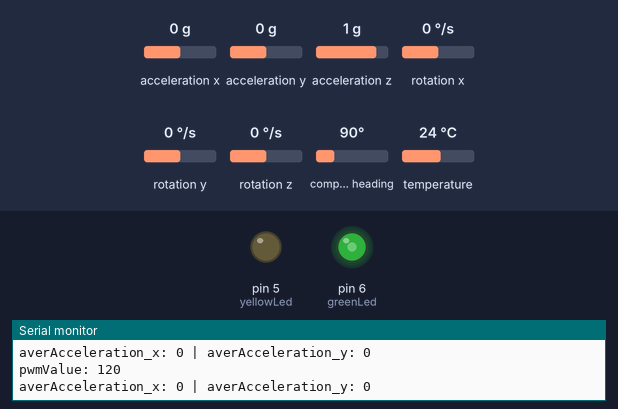
The sketch below on a simulated Arduino Uno, built with avr-gcc and run on an emulated ATmega328P. Parts: output pins drawn as LEDs (lit = HIGH), the last lines printed to the serial monitor. The test bench sets the inputs (shaded band); at power-on: acceleration x 0 g, acceleration y 0 g, acceleration z 1 g, rotation x 0 °/s, rotation y 0 °/s, rotation z 0 °/s, compass heading 90°, temperature 24 °C.

Above: at 1.2 s.
1.3 s: acceleration x set to -0.3 g
At 2.1 s:
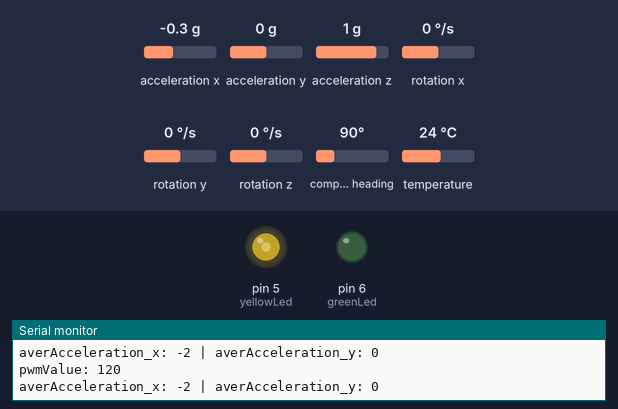
2.9 s: acceleration y set to 1.4 g
At 3.5 s:
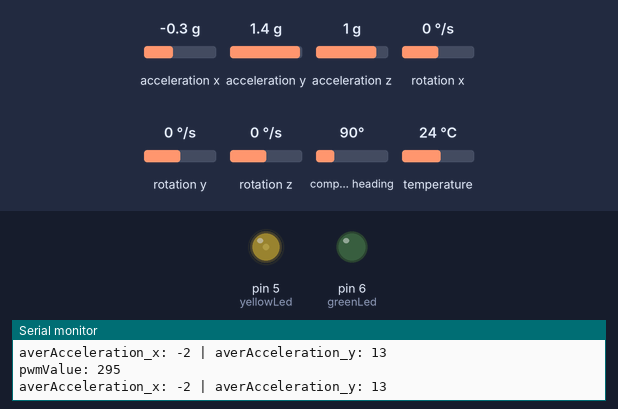
4.4 s: acceleration x set to 0 g
At 5.7 s:
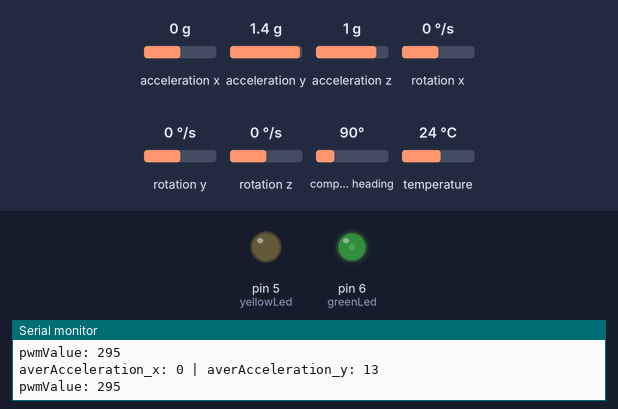
6.0 s: acceleration y set to 1 g
At 7.1 s:
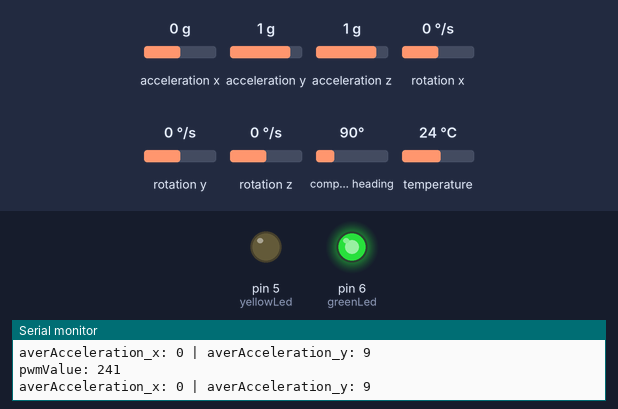
7.5 s: acceleration x set to -1.4 g
At 8.7 s:
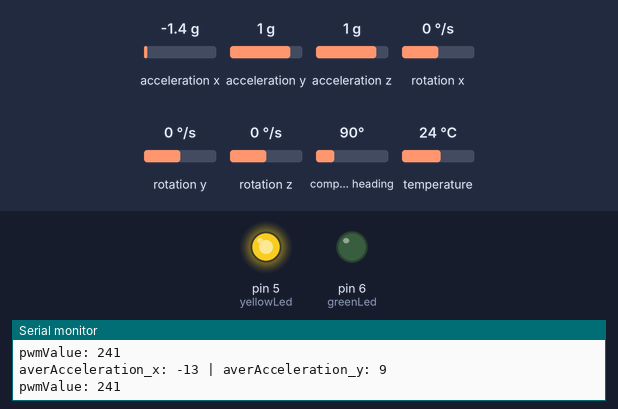
9.0 s: acceleration y set to 0 g
At 10.0 s:
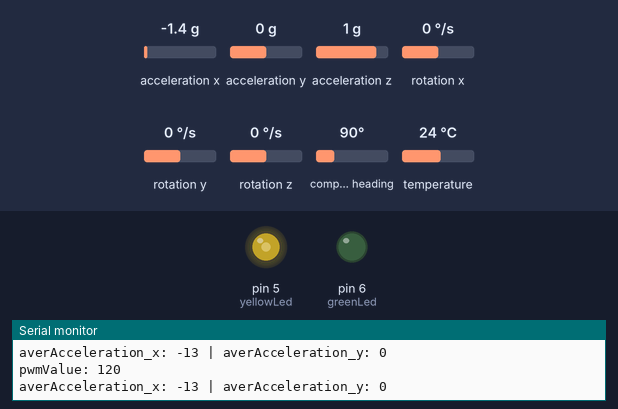
Timing chart, 0 to 12.0 s (numbered marks = the images above; inputs shaded):
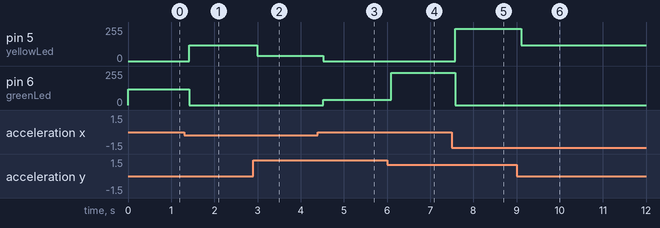

The sketch:

IMU_control.ino
```cpp
#include <Wire.h>
#include <SPI.h>
#include <Adafruit_LSM9DS1.h>
#include <Adafruit_Sensor.h>
#define LSM9DS1_XGCS 8
#define LSM9DS1_MCS 7
#define greenLed  6
#define yellowLed  5

//  SPI communication
Adafruit_LSM9DS1 lsm = Adafruit_LSM9DS1(LSM9DS1_XGCS, LSM9DS1_MCS);

void setupSensor()
{
  lsm.setupAccel(lsm.LSM9DS1_ACCELRANGE_2G);
  lsm.setupMag(lsm.LSM9DS1_MAGGAIN_4GAUSS);
  lsm.setupGyro(lsm.LSM9DS1_GYROSCALE_245DPS);
}

void setup()
{
  pinMode(greenLed, OUTPUT);
  pinMode(yellowLed, OUTPUT);
  Serial.begin(9600);
  lsm.begin();
  setupSensor();
}

void loop()
{
  int pwmValue,averAcceleration_y=0,averAcceleration_x=0;
  lsm.read();
  sensors_event_t a, m, g, temp;
  lsm.getEvent(&a, &m, &g, &temp);

  for (int i=80;i>0;i--)
  {
    averAcceleration_x = a.acceleration.x + averAcceleration_x;
    averAcceleration_y = a.acceleration.y + averAcceleration_y;
  }
  averAcceleration_x = averAcceleration_x / 80;
  averAcceleration_y = averAcceleration_y / 80;

  Serial.print("averAcceleration_x: ");
  Serial.print(averAcceleration_x);
  Serial.print(" | ");
  Serial.print("averAcceleration_y: ");
  Serial.println(averAcceleration_y);

  pwmValue = map(averAcceleration_y,-9,10,0,255);

  Serial.print("pwmValue: ");
  Serial.println(pwmValue);

  if (averAcceleration_x>=0)
  {
    analogWrite(greenLed, pwmValue);
    digitalWrite(yellowLed, LOW);
  }
  else
  {
    analogWrite(yellowLed, pwmValue);
    digitalWrite(greenLed, LOW);
  }
}
```

Measured:
- the behaviour switches between -0.1 and -0.2 g on acceleration x (found by bisection; images 0 and 1)
- the behaviour switches between 1.2 and 1.1 g on acceleration y (found by bisection; images 3 and 4)
- after the input at 1.3 s, pin 5 (yellowLed): 0/255 → 120/255 after 0.12 s; pin 6 (greenLed): 120/255 → 0/255 after 0.12 s
- after the input at 2.9 s, pin 5 (yellowLed): 120/255 → 39/255 after 0.10 s
- after the input at 4.4 s, pin 5 (yellowLed): 39/255 → 0/255 after 0.13 s; pin 6 (greenLed): 0/255 → 39/255 after 0.13 s
- after the input at 6.0 s, pin 6 (greenLed): 39/255 → 241/255 after 0.10 s
- after the input at 7.5 s, pin 5 (yellowLed): 0/255 → 241/255 after 0.08 s; pin 6 (greenLed): 241/255 → 0/255 after 0.08 s
- after the input at 9.0 s, pin 5 (yellowLed): 241/255 → 120/255 after 0.11 s
